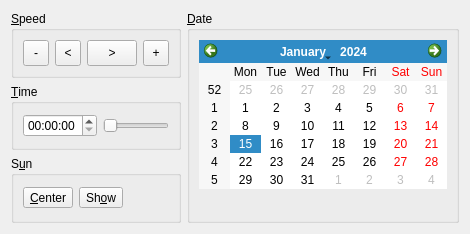
<ui version="4.0" >
 <class>SunControlWidget</class>
 <widget class="QWidget" name="SunControlWidget" >
  <property name="geometry" >
   <rect>
    <x>0</x>
    <y>0</y>
    <width>460</width>
    <height>234</height>
   </rect>
  </property>
  <property name="sizePolicy" >
   <sizepolicy vsizetype="Fixed" hsizetype="Preferred" >
    <horstretch>0</horstretch>
    <verstretch>0</verstretch>
   </sizepolicy>
  </property>
  <property name="windowTitle" >
   <string>Sun Control</string>
  </property>
  <layout class="QGridLayout" >
   <item row="0" column="0" >
    <widget class="QGroupBox" name="speedGroupBox" >
     <property name="title" >
      <string>&amp;Speed</string>
     </property>
     <layout class="QHBoxLayout" >
      <item>
       <widget class="QToolButton" name="slowerToolButton" >
        <property name="minimumSize" >
         <size>
          <width>26</width>
          <height>26</height>
         </size>
        </property>
        <property name="toolTip" >
         <string>&lt;html>&lt;head>&lt;meta name="qrichtext" content="1" />&lt;style type="text/css">
p, li { white-space: pre-wrap; }
&lt;/style>&lt;/head>&lt;body style=" font-family:'Sans Serif'; font-size:9pt; font-weight:400; font-style:normal;">
&lt;p style=" margin-top:0px; margin-bottom:0px; margin-left:0px; margin-right:0px; -qt-block-indent:0; text-indent:0px;">Decrease time step&lt;/p>&lt;/body>&lt;/html></string>
        </property>
        <property name="text" >
         <string>-</string>
        </property>
       </widget>
      </item>
      <item>
       <widget class="QToolButton" name="backwardsToolButton" >
        <property name="minimumSize" >
         <size>
          <width>26</width>
          <height>26</height>
         </size>
        </property>
        <property name="toolTip" >
         <string>&lt;html>&lt;head>&lt;meta name="qrichtext" content="1" />&lt;style type="text/css">
p, li { white-space: pre-wrap; }
&lt;/style>&lt;/head>&lt;body style=" font-family:'Sans Serif'; font-size:9pt; font-weight:400; font-style:normal;">
&lt;p style=" margin-top:0px; margin-bottom:0px; margin-left:0px; margin-right:0px; -qt-block-indent:0; text-indent:0px;">Backward&lt;/p>&lt;/body>&lt;/html></string>
        </property>
        <property name="text" >
         <string>&lt;</string>
        </property>
        <property name="icon" >
         <iconset resource="../marble.qrc" >:/icons/arrow-left.png</iconset>
        </property>
       </widget>
      </item>
      <item>
       <widget class="QToolButton" name="forwardToolButton" >
        <property name="minimumSize" >
         <size>
          <width>50</width>
          <height>26</height>
         </size>
        </property>
        <property name="toolTip" >
         <string>&lt;html>&lt;head>&lt;meta name="qrichtext" content="1" />&lt;style type="text/css">
p, li { white-space: pre-wrap; }
&lt;/style>&lt;/head>&lt;body style=" font-family:'Sans Serif'; font-size:9pt; font-weight:400; font-style:normal;">
&lt;p style=" margin-top:0px; margin-bottom:0px; margin-left:0px; margin-right:0px; -qt-block-indent:0; text-indent:0px;">Forward&lt;/p>&lt;/body>&lt;/html></string>
        </property>
        <property name="text" >
         <string>></string>
        </property>
        <property name="icon" >
         <iconset resource="../marble.qrc" >:/icons/arrow-right.png</iconset>
        </property>
       </widget>
      </item>
      <item>
       <widget class="QToolButton" name="fasterToolButton" >
        <property name="minimumSize" >
         <size>
          <width>26</width>
          <height>26</height>
         </size>
        </property>
        <property name="toolTip" >
         <string>&lt;html>&lt;head>&lt;meta name="qrichtext" content="1" />&lt;style type="text/css">
p, li { white-space: pre-wrap; }
&lt;/style>&lt;/head>&lt;body style=" font-family:'Sans Serif'; font-size:9pt; font-weight:400; font-style:normal;">
&lt;p style=" margin-top:0px; margin-bottom:0px; margin-left:0px; margin-right:0px; -qt-block-indent:0; text-indent:0px;">Increase time step&lt;/p>&lt;/body>&lt;/html></string>
        </property>
        <property name="text" >
         <string>+</string>
        </property>
       </widget>
      </item>
     </layout>
    </widget>
   </item>
   <item rowspan="3" row="0" column="1" >
    <widget class="QGroupBox" name="dateGroupBox" >
     <property name="title" >
      <string>&amp;Date</string>
     </property>
     <layout class="QVBoxLayout" >
      <item>
       <widget class="QCalendarWidget" name="calendarWidget" />
      </item>
      <item>
       <spacer>
        <property name="orientation" >
         <enum>Qt::Vertical</enum>
        </property>
        <property name="sizeHint" >
         <size>
          <width>20</width>
          <height>40</height>
         </size>
        </property>
       </spacer>
      </item>
     </layout>
    </widget>
   </item>
   <item row="1" column="0" >
    <widget class="QGroupBox" name="timeGroupBox" >
     <property name="title" >
      <string>&amp;Time</string>
     </property>
     <layout class="QHBoxLayout" >
      <item>
       <widget class="QTimeEdit" name="timeEdit" >
        <property name="toolTip" >
         <string>&lt;html>&lt;head>&lt;meta name="qrichtext" content="1" />&lt;style type="text/css">
p, li { white-space: pre-wrap; }
&lt;/style>&lt;/head>&lt;body style=" font-family:'Sans Serif'; font-size:9pt; font-weight:400; font-style:normal;">
&lt;p style=" margin-top:0px; margin-bottom:0px; margin-left:0px; margin-right:0px; -qt-block-indent:0; text-indent:0px;">Change sun time&lt;/p>&lt;/body>&lt;/html></string>
        </property>
       </widget>
      </item>
      <item>
       <widget class="QSlider" name="timeSlider" >
        <property name="toolTip" >
         <string>&lt;html>&lt;head>&lt;meta name="qrichtext" content="1" />&lt;style type="text/css">
p, li { white-space: pre-wrap; }
&lt;/style>&lt;/head>&lt;body style=" font-family:'Sans Serif'; font-size:9pt; font-weight:400; font-style:normal;">
&lt;p style=" margin-top:0px; margin-bottom:0px; margin-left:0px; margin-right:0px; -qt-block-indent:0; text-indent:0px;">Change sun time&lt;/p>&lt;/body>&lt;/html></string>
        </property>
        <property name="maximum" >
         <number>24</number>
        </property>
        <property name="orientation" >
         <enum>Qt::Horizontal</enum>
        </property>
       </widget>
      </item>
     </layout>
    </widget>
   </item>
   <item row="2" column="0" >
    <widget class="QGroupBox" name="sunGroupBox" >
     <property name="title" >
      <string>S&amp;un</string>
     </property>
     <layout class="QHBoxLayout" >
      <item>
       <widget class="QToolButton" name="centerToolButton" >
        <property name="toolTip" >
         <string>&lt;html>&lt;head>&lt;meta name="qrichtext" content="1" />&lt;style type="text/css">
p, li { white-space: pre-wrap; }
&lt;/style>&lt;/head>&lt;body style=" font-family:'Sans Serif'; font-size:9pt; font-weight:400; font-style:normal;">
&lt;p style=" margin-top:0px; margin-bottom:0px; margin-left:0px; margin-right:0px; -qt-block-indent:0; text-indent:0px;">Center the map on sun position&lt;/p>&lt;/body>&lt;/html></string>
        </property>
        <property name="text" >
         <string>&amp;Center</string>
        </property>
        <property name="checked" >
         <bool>false</bool>
        </property>
        <property name="toolButtonStyle" >
         <enum>Qt::ToolButtonTextUnderIcon</enum>
        </property>
       </widget>
      </item>
      <item>
       <widget class="QToolButton" name="showToolButton" >
        <property name="toolTip" >
         <string>&lt;html>&lt;head>&lt;meta name="qrichtext" content="1" />&lt;style type="text/css">
p, li { white-space: pre-wrap; }
&lt;/style>&lt;/head>&lt;body style=" font-family:'Sans Serif'; font-size:9pt; font-weight:400; font-style:normal;">
&lt;p style=" margin-top:0px; margin-bottom:0px; margin-left:0px; margin-right:0px; -qt-block-indent:0; text-indent:0px;">Display sun position&lt;/p>&lt;/body>&lt;/html></string>
        </property>
        <property name="text" >
         <string>Sh&amp;ow</string>
        </property>
        <property name="checkable" >
         <bool>true</bool>
        </property>
       </widget>
      </item>
      <item>
       <spacer>
        <property name="orientation" >
         <enum>Qt::Horizontal</enum>
        </property>
        <property name="sizeHint" >
         <size>
          <width>40</width>
          <height>20</height>
         </size>
        </property>
       </spacer>
      </item>
     </layout>
    </widget>
   </item>
  </layout>
 </widget>
 <tabstops>
  <tabstop>forwardToolButton</tabstop>
  <tabstop>slowerToolButton</tabstop>
  <tabstop>backwardsToolButton</tabstop>
  <tabstop>fasterToolButton</tabstop>
  <tabstop>timeEdit</tabstop>
  <tabstop>timeSlider</tabstop>
  <tabstop>centerToolButton</tabstop>
  <tabstop>showToolButton</tabstop>
  <tabstop>calendarWidget</tabstop>
 </tabstops>
 <resources>
  <include location="../marble.qrc" />
 </resources>
 <connections/>
</ui>
